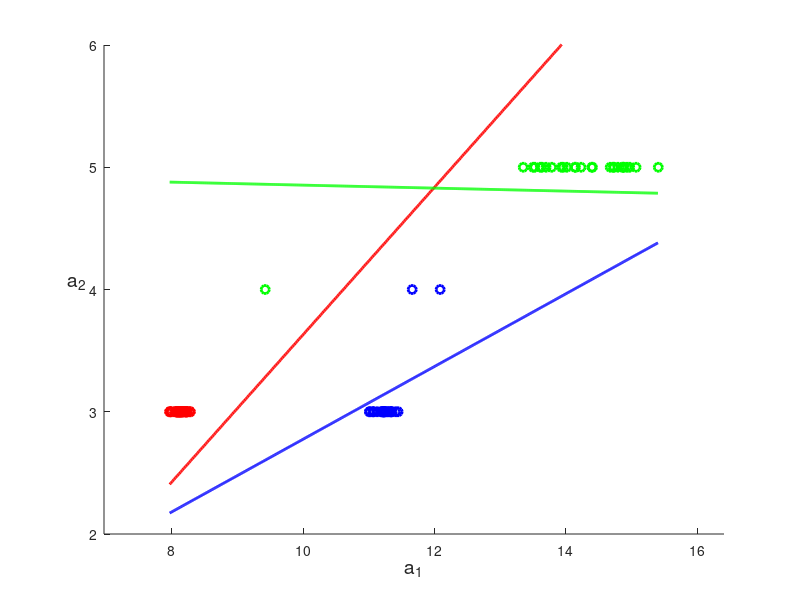

Here is the MATLAB script that generated this plot:
function soft_SVM_MultiClass()
% perceptron_demo_wrapper - runs the perceptron model on a separable two 
% class dataset consisting of two dimensional data features. 
% The perceptron is run 3 times with 3 initial points to show the 
% recovery of different separating boundaries.  All points and recovered
% as well as boundaries are then visualized.

weights = [];
[D,b] = load_data();


for i = 1:3
%%% load data %%%
i
newlabels = b; % basically recodes the point with the current label to 1, the rest to -1
for j = 1:numel(newlabels)
    if newlabels(j) == i
        newlabels(j) = 1;
    else
        newlabels(j) = -1;
    end
end


%%% run perceptron for 3 initial points %%%

% Calculate fixed steplength - via Lipschitz constant (see Chap 9 for 
% explanation) - for use in all three runs

% initial point, experiment
%x0 = [3;3;3];   % FOR 2 FEATURES
%x0 = [-10;5;0;0]

%x0 = [2;2;2;2];
%x0 = [-0.1;-0.5;2;2];

x0 = [.2;0;1;20];

L = 2*norm(diag(newlabels)*D')^2;

%Run perceptron first time
lam = 10^2;        % regularization parameter 
alpha = 1/(L + 2*lam);        % step length
x = grad_descent_soft_SVM(D,newlabels,x0,alpha,lam);

% Run perceptron second time
lam = 54;
alpha = 1/(L + 2*lam);        % step length
y = grad_descent_soft_SVM(D,newlabels,x0,alpha,lam);

% Run perceptron third time
lam = 10^-2;
alpha = 1/(L + 2*lam);        % step length
z = grad_descent_soft_SVM(D,newlabels,x0,alpha,lam);

weights = [weights;y']; % change which set of weights you want to use, x,y or z

end 

% plot everything % Can't plot for 4 Features!
plot_classifiers(D',b,weights);


% label new points
[newSet] = load_testingdata();
[newlabelledSet] = createLabel(newSet,weights);
doSomethingWithNewLabelledDataPoints(newlabelledSet);
newlabelledSet
end


%% FUNCTIONS FOR BUILDING MODEL
function plot_classifiers(A,b,weights)
    x1 = weights(1,:);
    x2 = weights(2,:);
    x3 = weights(3,:);
    %x4 = weights(4,:)
   % x5 = weights(5,:)
    plot_all(A,b,x1,x2,x3);%,x4,x5);
end

%%% gradient descent function for perceptron %%%
function x = grad_descent_soft_SVM(D,b,x0,alpha,lam)
    % Initializations 
    x = x0;
    H = diag(b)*D';
    l = ones(size(D,2),1);
    iter = 1;
    max_its = 3000;
    grad = 1;

    while  norm(grad) > 10^-6 && iter < max_its
        
        % form gradient and take step
        grad = 2*lam*[0;x(2:end)] - 2*H'*max(l - H*x,0);
        x = x - alpha*grad;

        % update iteration count
        iter = iter + 1;
    end
end

%%% plots everything %%%
function plot_all(A,b,x1,x2,x3)%,x4,x5)
    
    % plot points 
    ind = find(b == 1);
    scatter(A(ind,2),A(ind,3),'Linewidth',2,'Markeredgecolor','b','markerFacecolor','none');
    hold on
    ind = find(b == 2);
    scatter(A(ind,2),A(ind,3),'Linewidth',2,'Markeredgecolor','r','markerFacecolor','none');
    hold on
    ind = find(b == 3);
    scatter(A(ind,2),A(ind,3),'Linewidth',2,'Markeredgecolor','g','markerFacecolor','none');
    hold on
    ind = find(b == 4);
    scatter(A(ind,2),A(ind,3),'Linewidth',2,'Markeredgecolor','y','markerFacecolor','none');
    hold on
    ind = find(b == 5);
    scatter(A(ind,2),A(ind,3),'Linewidth',2,'Markeredgecolor','m','markerFacecolor','none');
    hold on

    % plot separators
    s =[min(A(:,2)):.01:max(A(:,2))];
    plot (s,(-x1(1)-x1(2)*s)/x1(3),'b','linewidth',2);
    hold on

    plot (s,(-x2(1)-x2(2)*s)/x2(3),'r','linewidth',2);
    hold on

    plot (s,(-x3(1)-x3(2)*s)/x3(3),'g','linewidth',2);
    hold on
    
    %plot (s,(-x4(1)-x4(2)*s)/x4(3),'y','linewidth',2);
    %hold on
    
    %plot (s,(-x5(1)-x5(2)*s)/x5(3),'m','linewidth',2);
    %hold on

    set(gcf,'color','w');
    axis([ (min(A(:,2)) - 1) (max(A(:,2)) + 1) (min(A(:,3)) - 1) (max(A(:,3)) + 1)])
    box off
    
    % graph info labels
    xlabel('a_1','Fontsize',14)
    ylabel('a_2  ','Fontsize',14)
    set(get(gca,'YLabel'),'Rotation',0)

end

%%% loads data %%%
function [A,b] = load_data()
    data = load('trainingdata3F2.mat');
    %data = load('trainingdata4F.mat');
    data = data.data;
    %if i == 1
    A = data(:,1:end-1);
    A = A';
    b = data(:,end);
    %else 
    %  A = data(:,(5 + (4 * (i-2))):(7 + (4 * (i-2))));
    %  A = A';
    %  b = data(:,(8 + (4 * (i-2))));
    %end
 
end




%% FUNCTIONS FOR TESTING NEW DATA POINTS
function [A] = load_testingdata()
    data = load('testingdata2.mat'); % create testing data mat with no labels [[1 a11 a12];[1 a21 a22]...]
    data = data.testingdata;
    A = data;
end

%%test a new data point
function [labelledDataSet] = createLabel(A,weights) %% A is an array of data points [1 a1 a2]
    labelledDataSet = [];
    for j = 1:size(A,1)
        d = A(j,:); % extract jth row of matrix ie. the jth data point
        max = -99999;
        label = 1;
        for i = 1:size(weights,1)
            x = weights(i,:);
            value = d*x'; %in the code it's d'*x but the rows are formatted differently so this is easier.
            if value>max
                label = i;
                max = value;
            end
        end
        labelledRow = [d,label];
        labelledDataSet = [labelledDataSet;labelledRow];
    end
end

%% do something with new data point
function doSomethingWithNewLabelledDataPoints(A) %% A is a matrix of newly labelled data points
    for j = 1:size(A,1)
        a = A(j,:);
        label = a(end);
        if label == 1
            disp('gesture 1')
        elseif label == 2
            disp('gesture 2')
        elseif label == 3
            disp('gesture 3')
        elseif label == 4
            disp('gesture 4')
        elseif label == 5
            disp('gesture 5')
        end
    end
end